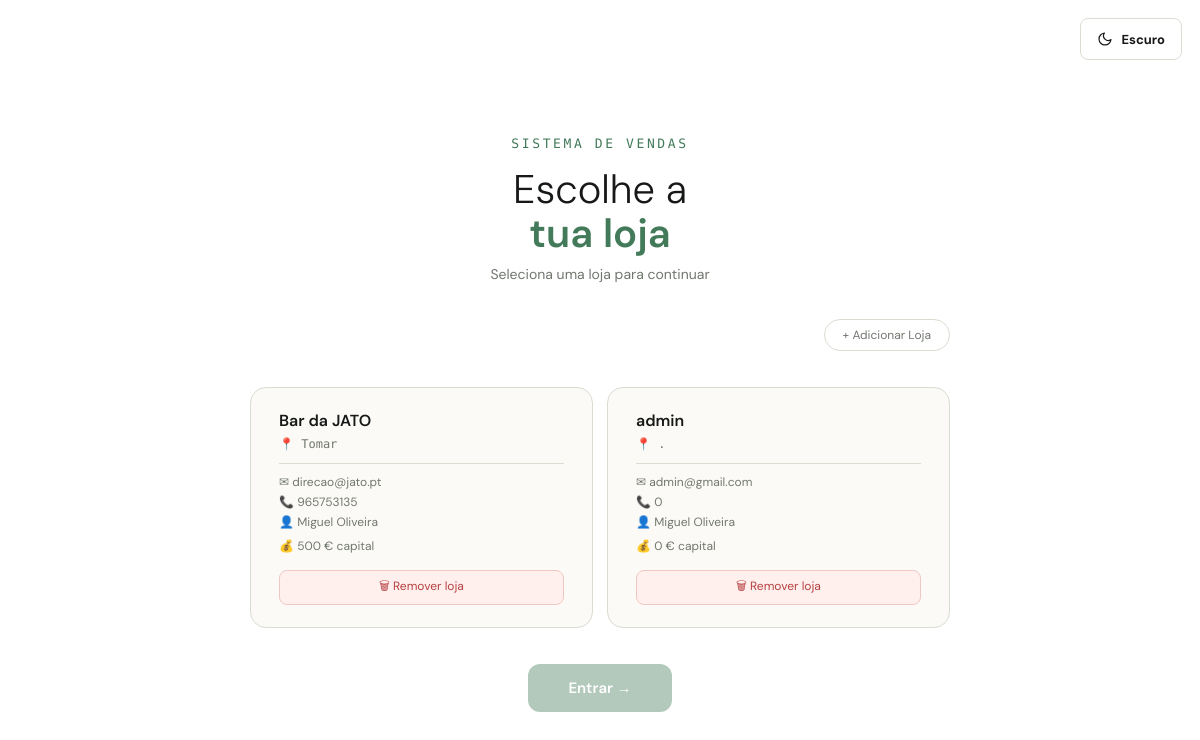
Before: / (signed in) with the older database file.
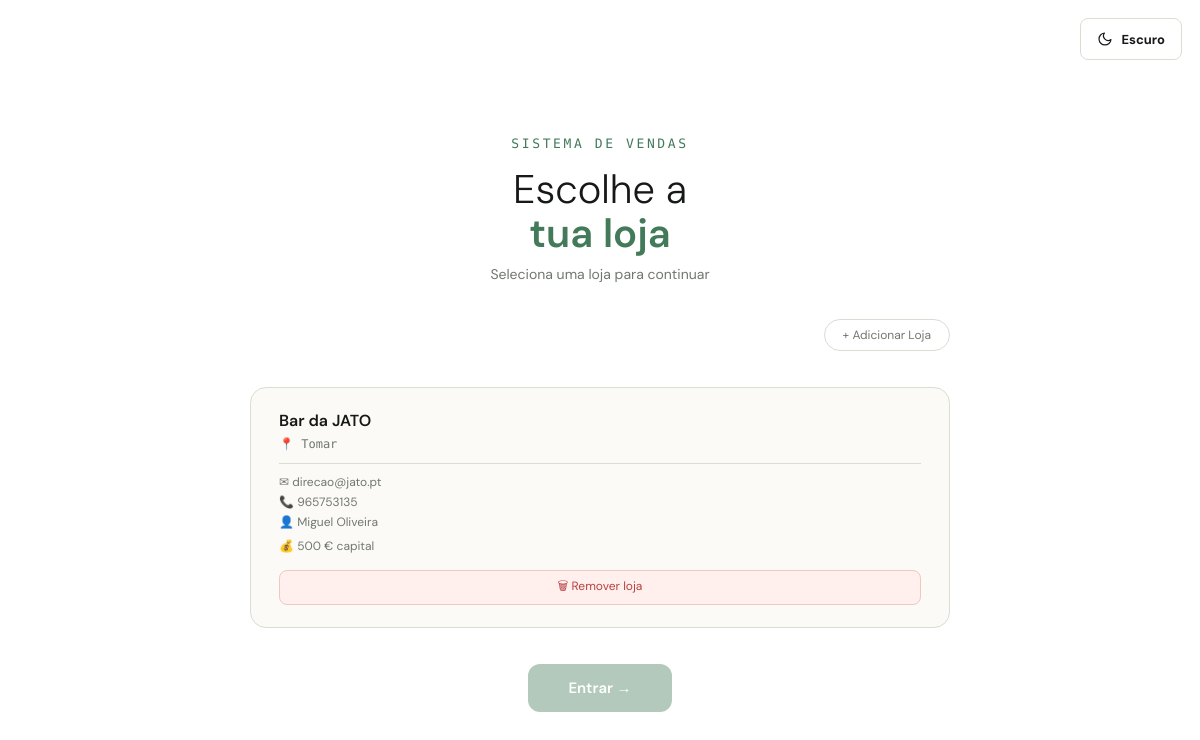
After: the same page with the newer database file.
### workshop/models.py (models this page shows, shortened)
class Loja(models.Model):
    nomeloja = models.CharField(max_length=512, primary_key=True)
    localizacao = models.CharField(max_length=512)
    capitalsocial = models.IntegerField()
    emailloja = models.CharField(max_length=512)
    contacto = models.IntegerField()
    oculta = models.BooleanField(default=False)
    owner = models.ForeignKey(
        Owner,
        on_delete=models.RESTRICT,
        db_column='owner_cc',
        related_name='lojas'
    )
    class Meta:
        db_table = 'loja'

class Owner(models.Model):
    cc = models.IntegerField(primary_key=True)
    name = models.CharField(max_length=512)
    birth = models.DateField()
    email = models.CharField(max_length=512)
    contact = models.IntegerField()
    morada = models.BooleanField()
    class Meta:
        db_table = 'owner'

### workshop/views.py (the view)
# urls.py: 2. Add a URL to urlpatterns:  path('', views.home, name='home')
@login_required(login_url='login')
def home(request):
    lojas = Loja.objects.select_related('owner').filter(oculta=False)
    owners = Owner.objects.all()
    loja_nome = request.session.get('loja_atual')
    loja_sessao = Loja.objects.select_related('owner').filter(nomeloja=loja_nome).first() if loja_nome else None
    return render(request, 'home.html', {'lojas': lojas, 'owners': owners, 'loja_sessao': loja_sessao})

### workshop/templates/home.html (shortened to what this page needs)
{% extends "base.html" %}
{% load static %}
{% block content %}
  <div id="ecrã-lojas">
    <div class="titulo">
      <div class="logo">Sistema de Vendas</div>
      <h1>Escolhe a<br /><span>tua loja</span></h1>
      <p class="subtitulo">Seleciona uma loja para continuar</p>
    </div>
    <div style="width:100%; display:flex; justify-content:flex-end;">
      <button class="trocar-loja" type="button"
        onclick="document.getElementById('form-add').style.display = document.getElementById('form-add').style.display === 'none' ? 'block' : 'none'">
        + Adicionar Loja
      </button>
    </div>
    <div class="lojas-grid">
      {% for loja in lojas %}
      <div class="loja-btn"
        data-nome="{{ loja.nomeloja }}"
        data-loc="{{ loja.localizacao }}"
        data-capital="{{ loja.capitalsocial }}"
        data-email="{{ loja.emailloja }}"
        data-contacto="{{ loja.contacto }}"
        data-owner="{{ loja.owner.name }}"
        onclick="selecionarLoja(this)">
        <span class="loja-nome">{{ loja.nomeloja }}</span>
        <span class="loja-loc">📍 {{ loja.localizacao }}</span>
        <div class="loja-detalhes">
          <span>✉ {{ loja.emailloja }}</span>
          <span>📞 {{ loja.contacto }}</span>
          <span>👤 {{ loja.owner.name }}</span>
          <span class="loja-capital">💰 {{ loja.capitalsocial }} € capital</span>
        </div>
        <button type="button"
          onclick="event.stopPropagation(); abrirModalRemover('{{ loja.nomeloja }}')"
          style="margin-top:10px; width:100%; padding:6px; background:var(--danger-bg); border:1px solid var(--danger-border); border-radius:8px; color:var(--danger); font-size:12px; cursor:pointer; font-family:'DM Sans',sans-serif;">
          🗑 Remover loja
        </button>
      </div>
      {% empty %}
      <p style="color:var(--muted); font-size:14px">Nenhuma loja registada. Adiciona uma no formulário ou no admin.</p>
      {% endfor %}
    </div>
    <button type="button" class="btn-entrar" id="btn-entrar" onclick="entrarLoja()">Entrar →</button>
  </div>
{% endblock %}

Changed rows visible on the page:
no longer on this page (row edited): Loja: nomeloja "admin", localizacao ".", emailloja "admin@gmail.com", contacto "0", owner.name "Miguel Oliveira", capitalsocial "0"
